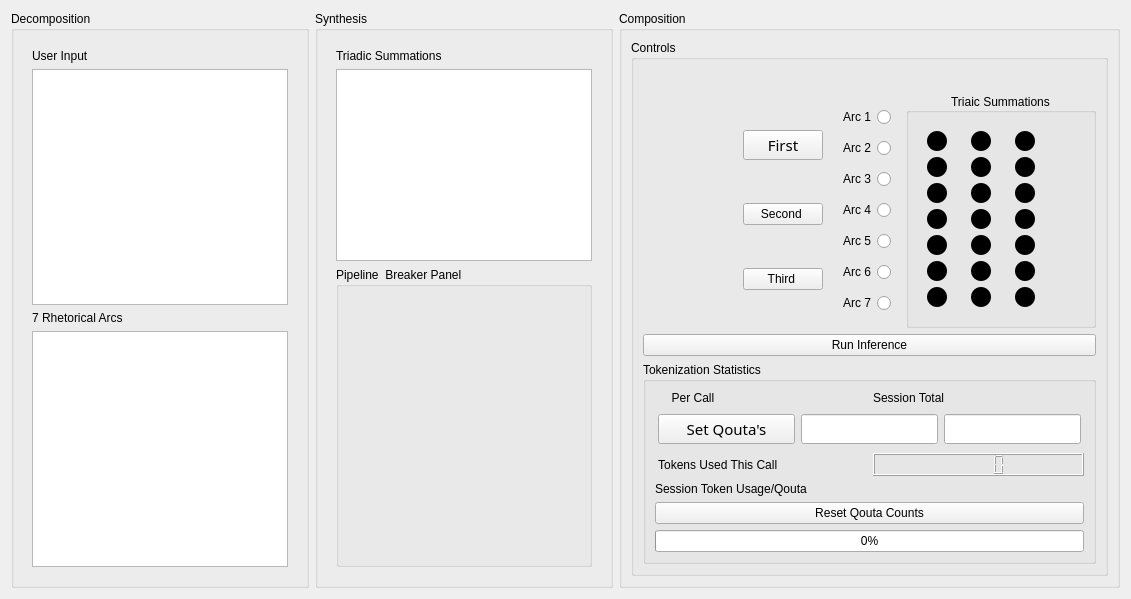
         <widget class="QWidget" name="preProWidget" native="true">
          <layout class="QHBoxLayout" name="horizontalLayout_2">
           <item>
            <widget class="QGroupBox" name="decompositionGB">
             <property name="sizePolicy">
              <sizepolicy hsizetype="Expanding" vsizetype="Expanding">
               <horstretch>0</horstretch>
               <verstretch>0</verstretch>
              </sizepolicy>
             </property>
             <property name="title">
              <string>Decomposition </string>
             </property>
             <layout class="QVBoxLayout" name="verticalLayout_4">
              <item>
               <widget class="QFrame" name="userInputFrame">
                <property name="frameShape">
                 <enum>QFrame::NoFrame</enum>
                </property>
                <layout class="QVBoxLayout" name="verticalLayout_5">
                 <item>
                  <widget class="QLabel" name="dash_UserInputLabel">
                   <property name="text">
                    <string>User Input</string>
                   </property>
                   <property name="alignment">
                    <set>Qt::AlignLeading|Qt::AlignLeft|Qt::AlignVCenter</set>
                   </property>
                  </widget>
                 </item>
                 <item>
                  <widget class="QTextEdit" name="dash_UserInputTE"/>
                 </item>
                 <item>
                  <widget class="QLabel" name="dash_ArcsLabel">
                   <property name="text">
                    <string>7 Rhetorical Arcs</string>
                   </property>
                   <property name="alignment">
                    <set>Qt::AlignLeading|Qt::AlignLeft|Qt::AlignVCenter</set>
                   </property>
                  </widget>
                 </item>
                 <item>
                  <widget class="QTextEdit" name="dash_ArcsTE"/>
                 </item>
                </layout>
               </widget>
              </item>
             </layout>
            </widget>
           </item>
           <item>
            <widget class="QGroupBox" name="postProGB">
             <property name="sizePolicy">
              <sizepolicy hsizetype="Expanding" vsizetype="Expanding">
               <horstretch>0</horstretch>
               <verstretch>0</verstretch>
              </sizepolicy>
             </property>
             <property name="title">
              <string>Synthesis</string>
             </property>
             <layout class="QVBoxLayout" name="verticalLayout_3">
              <item>
               <widget class="QFrame" name="postProFrame">
                <property name="frameShape">
                 <enum>QFrame::NoFrame</enum>
                </property>
                <layout class="QVBoxLayout" name="verticalLayout_6">
                 <item>
                  <widget class="QLabel" name="dash_TriadicSummationsLabel">
                   <property name="text">
                    <string>Triadic Summations</string>
                   </property>
                  </widget>
                 </item>
                 <item>
                  <widget class="QTextEdit" name="dash_TriadicSummaryTE"/>
                 </item>
                 <item>
                  <widget class="QGroupBox" name="pipelineBreakerGB">
                   <property name="minimumSize">
                    <size>
                     <width>0</width>
                     <height>300</height>
                    </size>
                   </property>
                   <property name="title">
                    <string>Pipeline  Breaker Panel</string>
                   </property>
                   <layout class="QVBoxLayout" name="verticalLayout_2"/>
                  </widget>
                 </item>
                </layout>
               </widget>
              </item>
             </layout>
            </widget>
           </item>
           <item>
            <widget class="QGroupBox" name="compostionGB">
             <property name="sizePolicy">
              <sizepolicy hsizetype="Expanding" vsizetype="Expanding">
               <horstretch>0</horstretch>
               <verstretch>0</verstretch>
              </sizepolicy>
             </property>
             <property name="title">
              <string>Composition</string>
             </property>
             <layout class="QVBoxLayout" name="verticalLayout_8">
              <item>
               <widget class="QGroupBox" name="controlsGB">
                <property name="title">
                 <string>Controls</string>
                </property>
                <layout class="QVBoxLayout" name="verticalLayout_9">
                 <item>
                  <widget class="QWidget" name="dash_ComputeTriadWidget" native="true">
                   <layout class="QHBoxLayout" name="horizontalLayout_55"/>
                  </widget>
                 </item>
                 <item>
                  <layout class="QGridLayout" name="gridLayout_6">
                   <item row="0" column="2">
                    <widget class="QWidget" name="arcRB_Widget" native="true">
                     <property name="minimumSize">
                      <size>
                       <width>50</width>
                       <height>0</height>
                      </size>
                     </property>
                     <property name="layoutDirection">
                      <enum>Qt::RightToLeft</enum>
                     </property>
                     <layout class="QVBoxLayout" name="verticalLayout_99">
                      <item>
                       <widget class="QRadioButton" name="dash_ArcRB_1">
                        <property name="minimumSize">
                         <size>
                          <width>50</width>
                          <height>0</height>
                         </size>
                        </property>
                        <property name="text">
                         <string>Arc 1</string>
                        </property>
                       </widget>
                      </item>
                      <item>
                       <widget class="QRadioButton" name="dash_ArcRB_2">
                        <property name="minimumSize">
                         <size>
                          <width>50</width>
                          <height>0</height>
                         </size>
                        </property>
                        <property name="text">
                         <string>Arc 2</string>
                        </property>
                       </widget>
                      </item>
                      <item>
                       <widget class="QRadioButton" name="dash_ArcRB_3">
                        <property name="minimumSize">
                         <size>
                          <width>50</width>
                          <height>0</height>
                         </size>
                        </property>
                        <property name="text">
                         <string>Arc 3</string>
                        </property>
                       </widget>
                      </item>
                      <item>
                       <widget class="QRadioButton" name="dash_ArcRB_4">
                        <property name="sizePolicy">
                         <sizepolicy hsizetype="Minimum" vsizetype="Fixed">
                          <horstretch>0</horstretch>
                          <verstretch>0</verstretch>
                         </sizepolicy>
                        </property>
                        <property name="minimumSize">
                         <size>
                          <width>50</width>
                          <height>0</height>
                         </size>
                        </property>
                        <property name="text">
                         <string>Arc 4</string>
                        </property>
                       </widget>
                      </item>
                      <item>
                       <widget class="QRadioButton" name="dash_ArcRB_5">
                        <property name="minimumSize">
                         <size>
                          <width>50</width>
                          <height>0</height>
                         </size>
                        </property>
                        <property name="text">
                         <string>Arc 5</string>
                        </property>
                       </widget>
                      </item>
                      <item>
                       <widget class="QRadioButton" name="dash_ArcRB_6">
                        <property name="minimumSize">
                         <size>
                          <width>50</width>
                          <height>0</height>
                         </size>
                        </property>
                        <property name="text">
                         <string>Arc 6</string>
                        </property>
                       </widget>
                      </item>
                      <item>
                       <widget class="QRadioButton" name="dash_ArcRB_7">
                        <property name="minimumSize">
                         <size>
                          <width>50</width>
                          <height>0</height>
                         </size>
                        </property>
                        <property name="text">
                         <string>Arc 7</string>
                        </property>
                       </widget>
                      </item>
                     </layout>
                    </widget>
                   </item>
                   <item row="0" column="3">
                    <widget class="QGroupBox" name="triadCompletionLightsGB">
                     <property name="title">
                      <string>Triaic Summations</string>
                     </property>
                     <property name="alignment">
                      <set>Qt::AlignCenter</set>
                     </property>
                     <layout class="QHBoxLayout" name="horizontalLayout_59">
                      <item>
                       <widget class="QWidget" name="inputPhase_TriadLightBarWidfget" native="true">
                        <layout class="QVBoxLayout" name="verticalLayout_96">
                         <item>
                          <widget class="QLabel" name="idiotLight_Arc_1">
                           <property name="styleSheet">
                            <string notr="true">background-color: black;
border-radius: 10px;
min-width: 20px;
min-height: 20px;
</string>
                           </property>
                           <property name="text">
                            <string/>
                           </property>
                          </widget>
                         </item>
                         <item>
                          <widget class="QLabel" name="idiotLight_Arc_2">
                           <property name="styleSheet">
                            <string notr="true">background-color: black;
border-radius: 10px;
min-width: 20px;
min-height: 20px;
</string>
                           </property>
                           <property name="text">
                            <string/>
                           </property>
                          </widget>
                         </item>
                         <item>
                          <widget class="QLabel" name="idiotLight_Arc_3">
                           <property name="styleSheet">
                            <string notr="true">background-color: black;
border-radius: 10px;
min-width: 20px;
min-height: 20px;
</string>
                           </property>
                           <property name="text">
                            <string/>
                           </property>
                          </widget>
                         </item>
                         <item>
                          <widget class="QLabel" name="idiotLight_Arc_4">
                           <property name="styleSheet">
                            <string notr="true">background-color: black;
border-radius: 10px;
min-width: 20px;
min-height: 20px;
</string>
                           </property>
                           <property name="text">
                            <string/>
                           </property>
                          </widget>
                         </item>
                         <item>
                          <widget class="QLabel" name="idiotLight_Arc_5">
                           <property name="styleSheet">
                            <string notr="true">background-color: black;
border-radius: 10px;
min-width: 20px;
min-height: 20px;
</string>
                           </property>
                           <property name="text">
                            <string/>
                           </property>
                          </widget>
                         </item>
                         <item>
                          <widget class="QLabel" name="idiotLight_Arc_6">
                           <property name="styleSheet">
                            <string notr="true">background-color: black;
border-radius: 10px;
min-width: 20px;
min-height: 20px;
</string>
                           </property>
                           <property name="text">
                            <string/>
                           </property>
                          </widget>
                         </item>
                         <item>
                          <widget class="QLabel" name="idiotLight_Arc_7">
                           <property name="styleSheet">
                            <string notr="true">background-color: black;
border-radius: 10px;
min-width: 20px;
min-height: 20px;
</string>
                           </property>
                           <property name="text">
                            <string/>
                           </property>
                          </widget>
                         </item>
                        </layout>
                       </widget>
                      </item>
                      <item>
                       <widget class="QWidget" name="inputPhase_TriadLightBarWidfget_2" native="true">
                        <layout class="QVBoxLayout" name="verticalLayout_97">
                         <item>
                          <widget class="QLabel" name="idiotLight_Arc_8">
                           <property name="styleSheet">
                            <string notr="true">background-color: black;
border-radius: 10px;
min-width: 20px;
min-height: 20px;
</string>
                           </property>
                           <property name="text">
                            <string/>
                           </property>
                          </widget>
                         </item>
                         <item>
                          <widget class="QLabel" name="idiotLight_Arc_9">
                           <property name="styleSheet">
                            <string notr="true">background-color: black;
border-radius: 10px;
min-width: 20px;
min-height: 20px;
</string>
                           </property>
                           <property name="text">
                            <string/>
                           </property>
                          </widget>
                         </item>
                         <item>
                          <widget class="QLabel" name="idiotLight_Arc_10">
                           <property name="styleSheet">
                            <string notr="true">background-color: black;
border-radius: 10px;
min-width: 20px;
min-height: 20px;
</string>
                           </property>
                           <property name="text">
                            <string/>
                           </property>
                          </widget>
                         </item>
                         <item>
                          <widget class="QLabel" name="idiotLight_Arc_11">
                           <property name="styleSheet">
                            <string notr="true">background-color: black;
border-radius: 10px;
min-width: 20px;
min-height: 20px;
</string>
                           </property>
                           <property name="text">
                            <string/>
                           </property>
                          </widget>
                         </item>
                         <item>
                          <widget class="QLabel" name="idiotLight_Arc_12">
                           <property name="styleSheet">
                            <string notr="true">background-color: black;
border-radius: 10px;
min-width: 20px;
min-height: 20px;
</string>
                           </property>
                           <property name="text">
                            <string/>
                           </property>
                          </widget>
                         </item>
                         <item>
                          <widget class="QLabel" name="idiotLight_Arc_13">
                           <property name="styleSheet">
                            <string notr="true">background-color: black;
border-radius: 10px;
min-width: 20px;
min-height: 20px;
</string>
                           </property>
                           <property name="text">
                            <string/>
                           </property>
                          </widget>
                         </item>
                         <item>
                          <widget class="QLabel" name="idiotLight_Arc_14">
                           <property name="styleSheet">
                            <string notr="true">background-color: black;
border-radius: 10px;
min-width: 20px;
min-height: 20px;
</string>
                           </property>
                           <property name="text">
                            <string/>
                           </property>
                          </widget>
                         </item>
                        </layout>
                       </widget>
                      </item>
                      <item>
                       <widget class="QWidget" name="inputPhase_TriadLightBarWidfget_3" native="true">
                        <layout class="QVBoxLayout" name="verticalLayout_98">
                         <item>
                          <widget class="QLabel" name="idiotLight_Arc_15">
                           <property name="styleSheet">
                            <string notr="true">background-color: black;
border-radius: 10px;
min-width: 20px;
min-height: 20px;
</string>
                           </property>
                           <property name="text">
                            <string/>
                           </property>
                          </widget>
                         </item>
                         <item>
                          <widget class="QLabel" name="idiotLight_Arc_16">
                           <property name="styleSheet">
                            <string notr="true">background-color: black;
border-radius: 10px;
min-width: 20px;
min-height: 20px;
</string>
                           </property>
                           <property name="text">
                            <string/>
                           </property>
                          </widget>
                         </item>
                         <item>
                          <widget class="QLabel" name="idiotLight_Arc_17">
                           <property name="styleSheet">
                            <string notr="true">background-color: black;
border-radius: 10px;
min-width: 20px;
min-height: 20px;
</string>
                           </property>
                           <property name="text">
                            <string/>
                           </property>
                          </widget>
                         </item>
                         <item>
                          <widget class="QLabel" name="idiotLight_Arc_18">
                           <property name="styleSheet">
                            <string notr="true">background-color: black;
border-radius: 10px;
min-width: 20px;
min-height: 20px;
</string>
                           </property>
                           <property name="text">
                            <string/>
                           </property>
                          </widget>
                         </item>
                         <item>
                          <widget class="QLabel" name="idiotLight_Arc_19">
                           <property name="styleSheet">
                            <string notr="true">background-color: black;
border-radius: 10px;
min-width: 20px;
min-height: 20px;
</string>
                           </property>
                           <property name="text">
                            <string/>
                           </property>
                          </widget>
                         </item>
                         <item>
                          <widget class="QLabel" name="idiotLight_Arc_20">
                           <property name="styleSheet">
                            <string notr="true">background-color: black;
border-radius: 10px;
min-width: 20px;
min-height: 20px;
</string>
                           </property>
                           <property name="text">
                            <string/>
                           </property>
                          </widget>
                         </item>
                         <item>
                          <widget class="QLabel" name="idiotLight_Arc_21">
                           <property name="styleSheet">
                            <string notr="true">background-color: black;
border-radius: 10px;
min-width: 20px;
min-height: 20px;
</string>
                           </property>
                           <property name="text">
                            <string/>
                           </property>
                          </widget>
                         </item>
                        </layout>
                       </widget>
                      </item>
                      <item>
                       <spacer name="horizontalSpacer_5">
                        <property name="orientation">
                         <enum>Qt::Horizontal</enum>
                        </property>
                        <property name="sizeType">
                         <enum>QSizePolicy::Fixed</enum>
                        </property>
                        <property name="sizeHint" stdset="0">
                         <size>
                          <width>40</width>
                          <height>20</height>
                         </size>
                        </property>
                       </spacer>
                      </item>
                     </layout>
                    </widget>
                   </item>
                   <item row="0" column="0">
                    <spacer name="horizontalSpacer_9">
                     <property name="orientation">
                      <enum>Qt::Horizontal</enum>
                     </property>
                     <property name="sizeType">
                      <enum>QSizePolicy::Fixed</enum>
                     </property>
                     <property name="sizeHint" stdset="0">
                      <size>
                       <width>100</width>
                       <height>20</height>
                      </size>
                     </property>
                    </spacer>
                   </item>
                   <item row="0" column="1">
                    <layout class="QVBoxLayout" name="verticalLayout_82">
                     <item>
                      <widget class="QPushButton" name="dash_ComputeFirstTriadBtn">
                       <property name="minimumSize">
                        <size>
                         <width>50</width>
                         <height>0</height>
                        </size>
                       </property>
                       <property name="font">
                        <font>
                         <family>JetBrains Mono</family>
                         <pointsize>11</pointsize>
                        </font>
                       </property>
                       <property name="text">
                        <string>First</string>
                       </property>
                      </widget>
                     </item>
                     <item>
                      <widget class="QPushButton" name="dash_ComputeSecondTriadBtn">
                       <property name="minimumSize">
                        <size>
                         <width>50</width>
                         <height>0</height>
                        </size>
                       </property>
                       <property name="text">
                        <string>Second </string>
                       </property>
                      </widget>
                     </item>
                     <item>
                      <widget class="QPushButton" name="dash_ComputeThirdTriadBtn">
                       <property name="sizePolicy">
                        <sizepolicy hsizetype="Minimum" vsizetype="Fixed">
                         <horstretch>0</horstretch>
                         <verstretch>0</verstretch>
                        </sizepolicy>
                       </property>
                       <property name="minimumSize">
                        <size>
                         <width>50</width>
                         <height>0</height>
                        </size>
                       </property>
                       <property name="text">
                        <string>Third </string>
                       </property>
                      </widget>
                     </item>
                    </layout>
                   </item>
                  </layout>
                 </item>
                 <item>
                  <layout class="QHBoxLayout" name="horizontalLayout_60">
                   <item>
                    <widget class="QPushButton" name="dash_runInferenceBtn">
                     <property name="text">
                      <string>Run Inference</string>
                     </property>
                    </widget>
                   </item>
                  </layout>
                 </item>
                 <item>
                  <widget class="QGroupBox" name="tokensGB">
                   <property name="title">
                    <string>Tokenization Statistics</string>
                   </property>
                   <layout class="QVBoxLayout" name="verticalLayout_7" stretch="1,1,1,1,1,0,1">
                    <item>
                     <layout class="QHBoxLayout" name="horizontalLayout_13">
                      <item>
                       <widget class="QLabel" name="perCall_Label">
                        <property name="text">
                         <string>     Per Call</string>
                        </property>
                       </widget>
                      </item>
                      <item>
                       <widget class="QLabel" name="sessTotal_Label">
                        <property name="text">
                         <string>Session Total</string>
                        </property>
                       </widget>
                      </item>
                     </layout>
                    </item>
                    <item>
                     <layout class="QHBoxLayout" name="horizontalLayout_3">
                      <property name="leftMargin">
                       <number>3</number>
                      </property>
                      <property name="topMargin">
                       <number>3</number>
                      </property>
                      <property name="rightMargin">
                       <number>3</number>
                      </property>
                      <property name="bottomMargin">
                       <number>3</number>
                      </property>
                      <item>
                       <widget class="QPushButton" name="setQuotaBtn">
                        <property name="sizePolicy">
                         <sizepolicy hsizetype="Expanding" vsizetype="Expanding">
                          <horstretch>0</horstretch>
                          <verstretch>0</verstretch>
                         </sizepolicy>
                        </property>
                        <property name="minimumSize">
                         <size>
                          <width>0</width>
                          <height>0</height>
                         </size>
                        </property>
                        <property name="font">
                         <font>
                          <family>JetBrains Mono</family>
                          <pointsize>11</pointsize>
                         </font>
                        </property>
                        <property name="text">
                         <string>Set Qouta's</string>
                        </property>
                       </widget>
                      </item>
                      <item>
                       <widget class="QLineEdit" name="setPerCall_LE">
                        <property name="sizePolicy">
                         <sizepolicy hsizetype="Expanding" vsizetype="Expanding">
                          <horstretch>0</horstretch>
                          <verstretch>0</verstretch>
                         </sizepolicy>
                        </property>
                        <property name="minimumSize">
                         <size>
                          <width>0</width>
                          <height>0</height>
                         </size>
                        </property>
                       </widget>
                      </item>
                      <item>
                       <widget class="QLineEdit" name="setSessToatal_LE">
                        <property name="sizePolicy">
                         <sizepolicy hsizetype="Expanding" vsizetype="Expanding">
                          <horstretch>0</horstretch>
                          <verstretch>0</verstretch>
                         </sizepolicy>
                        </property>
                        <property name="minimumSize">
                         <size>
                          <width>0</width>
                          <height>0</height>
                         </size>
                        </property>
                       </widget>
                      </item>
                     </layout>
                    </item>
                    <item>
                     <layout class="QHBoxLayout" name="horizontalLayout_4"/>
                    </item>
                    <item>
                     <layout class="QHBoxLayout" name="horizontalLayout_14">
                      <item>
                       <widget class="QLabel" name="usedTokensLabel">
                        <property name="text">
                         <string> Tokens Used This Call</string>
                        </property>
                       </widget>
                      </item>
                      <item>
                       <widget class="QLCDNumber" name="tokensUsedPerCall_LCD"/>
                      </item>
                     </layout>
                    </item>
                    <item>
                     <widget class="QLabel" name="sessUseLabel">
                      <property name="text">
                       <string>Session Token Usage/Qouta</string>
                      </property>
                     </widget>
                    </item>
                    <item>
                     <widget class="QPushButton" name="resetStatsBtn">
                      <property name="sizePolicy">
                       <sizepolicy hsizetype="Minimum" vsizetype="Expanding">
                        <horstretch>0</horstretch>
                        <verstretch>0</verstretch>
                       </sizepolicy>
                      </property>
                      <property name="text">
                       <string>Reset Qouta Counts</string>
                      </property>
                     </widget>
                    </item>
                    <item>
                     <widget class="QProgressBar" name="sessUse_Quota_PB">
                      <property name="value">
                       <number>0</number>
                      </property>
                      <property name="invertedAppearance">
                       <bool>false</bool>
                      </property>
                     </widget>
                    </item>
                   </layout>
                  </widget>
                 </item>
                </layout>
               </widget>
              </item>
             </layout>
            </widget>
           </item>
          </layout>
         </widget>
